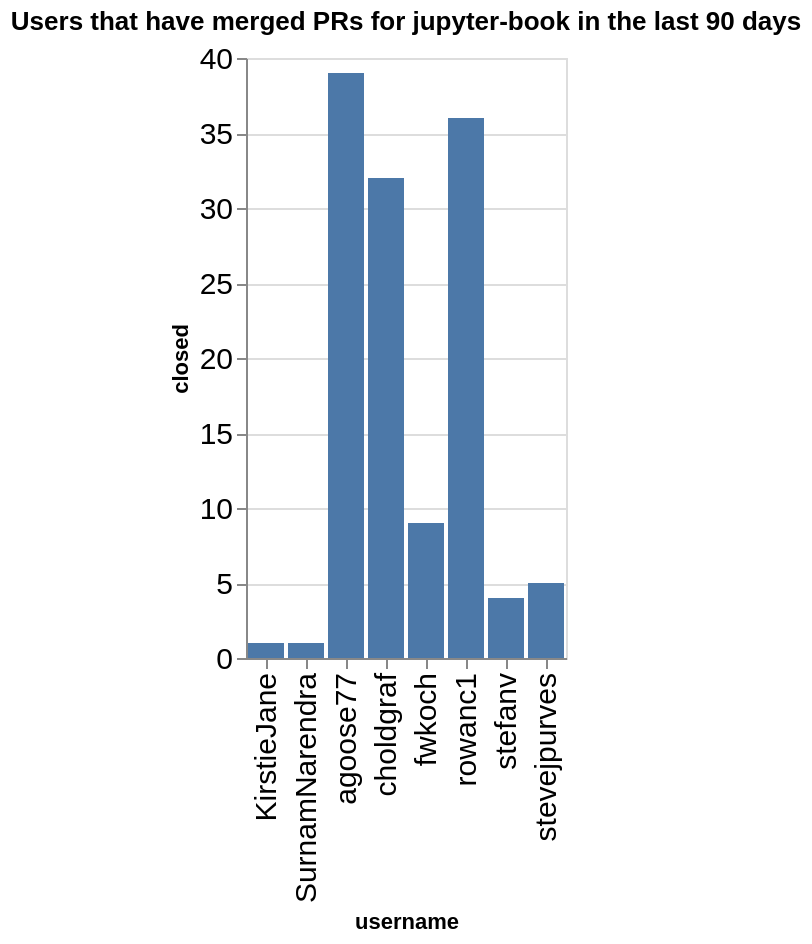

The code cell stored with this chart in its notebook:
### Code cell
charts = []
title = f"Users that have merged PRs for {github_org} in the last {n_days} days"
ch = alt.Chart(data=closed_by_repo.replace(np.nan, 0), title=title).mark_bar().encode(
    x='username',
    y='closed',
)
ch

### Figure 1 — Vega-Lite specification as saved in the notebook (floating-point values rounded to 4 significant figures)
{"config": {"axisLeft": {"labelFontSize": 15}, "axisBottom": {"labelFontSize": 15}}, "data": {"name": "data-2bc36347ab83946bbbbc4baed8ad95bb"}, "mark": {"type": "bar"}, "encoding": {"x": {"field": "username", "type": "nominal"}, "y": {"field": "closed", "type": "quantitative"}}, "title": "Users that have merged PRs for jupyter-book in the last 90 days", "$schema": "https://vega.github.io/schema/vega-lite/v5.20.1.json", "datasets": {"data-2bc36347ab83946bbbbc4baed8ad95bb": [{"name": "blog", "username": "agoose77", "closed": 3}, {"name": "blog", "username": "choldgraf", "closed": 3}, {"name": "example-landing-pages", "username": "agoose77", "closed": 1}, {"name": "example-outputs", "username": "stevejpurves", "closed": 3}, {"name": "jupyter-book", "username": "KirstieJane", "closed": 1}, {"name": "jupyter-book", "username": "SurnamNarendra", "closed": 1}, {"name": "jupyter-book", "username": "agoose77", "closed": 17}, {"name": "jupyter-book", "username": "choldgraf", "closed": 8}, {"name": "jupyterlab-myst", "username": "agoose77", "closed": 1}, {"name": "myst-theme", "username": "agoose77", "closed": 3}, {"name": "myst-theme", "username": "choldgraf", "closed": 6}, {"name": "myst-theme", "username": "fwkoch", "closed": 2}, {"name": "myst-theme", "username": "rowanc1", "closed": 9}, {"name": "myst-theme", "username": "stevejpurves", "closed": 2}, {"name": "mystmd", "username": "agoose77", "closed": 11}, {"name": "mystmd", "username": "choldgraf", "closed": 13}, {"name": "mystmd", "username": "fwkoch", "closed": 7}, {"name": "mystmd", "username": "rowanc1", "closed": 27}, {"name": "mystmd", "username": "stefanv", "closed": 4}, {"name": "team-compass", "username": "agoose77", "closed": 3}, {"name": "team-compass", "username": "choldgraf", "closed": 2}]}}
